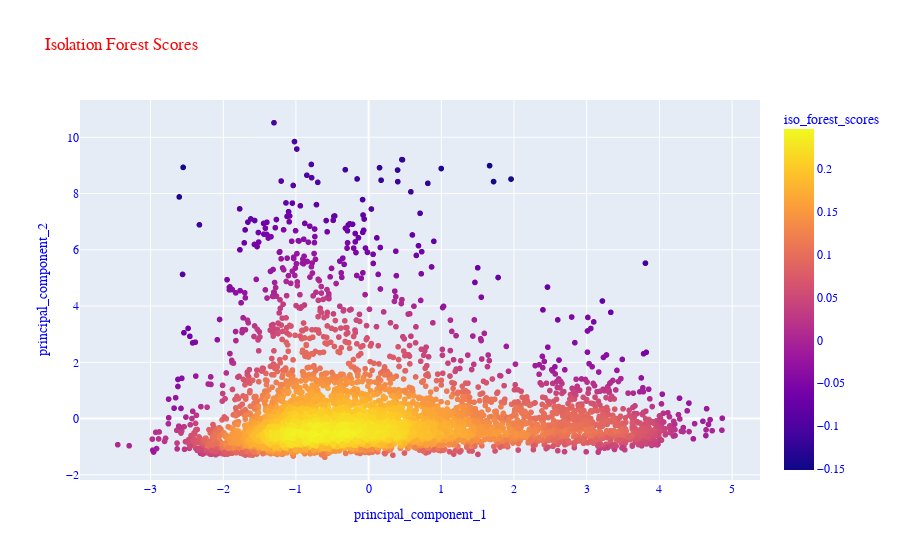

Here is the notebook cell this chart was saved with:
### Code cell
# [3] Isolation Forest Scores
plot_firms(dataframe=pca_df, title="Isolation Forest Scores", color='iso_forest_scores').show()

### Figure 1 — Plotly figure (JSON) as saved in the notebook; plotly's stock layout.template omitted (floating-point values rounded to 4 significant figures; data arrays with more than 128 entries replaced by an {"elided": "..."} marker saying what was removed)
{"data": [{"hovertemplate": "principal_component_1=%{x}<br>principal_component_2=%{y}<br>iso_forest_scores=%{marker.color}<extra></extra>", "legendgroup": "", "marker": {"color": {"elided": "6279 float values"}, "coloraxis": "coloraxis", "symbol": "circle"}, "mode": "markers", "name": "", "showlegend": false, "type": "scattergl", "x": {"elided": "6279 float values"}, "xaxis": "x", "y": {"elided": "6279 float values"}, "yaxis": "y"}], "layout": {"coloraxis": {"colorbar": {"title": {"text": "iso_forest_scores"}}, "colorscale": [[0, "#0d0887"], [0.1111, "#46039f"], [0.2222, "#7201a8"], [0.3333, "#9c179e"], [0.4444, "#bd3786"], [0.5556, "#d8576b"], [0.6667, "#ed7953"], [0.7778, "#fb9f3a"], [0.8889, "#fdca26"], [1, "#f0f921"]]}, "font": {"color": "blue", "family": "Courier New"}, "legend": {"title": {"font": {"color": "green"}}, "tracegroupgap": 0}, "title": {"font": {"color": "red", "family": "Courier New"}, "text": "Isolation Forest Scores"}, "xaxis": {"anchor": "y", "domain": [0, 1], "title": {"text": "principal_component_1"}}, "yaxis": {"anchor": "x", "domain": [0, 1], "title": {"text": "principal_component_2"}}}}
